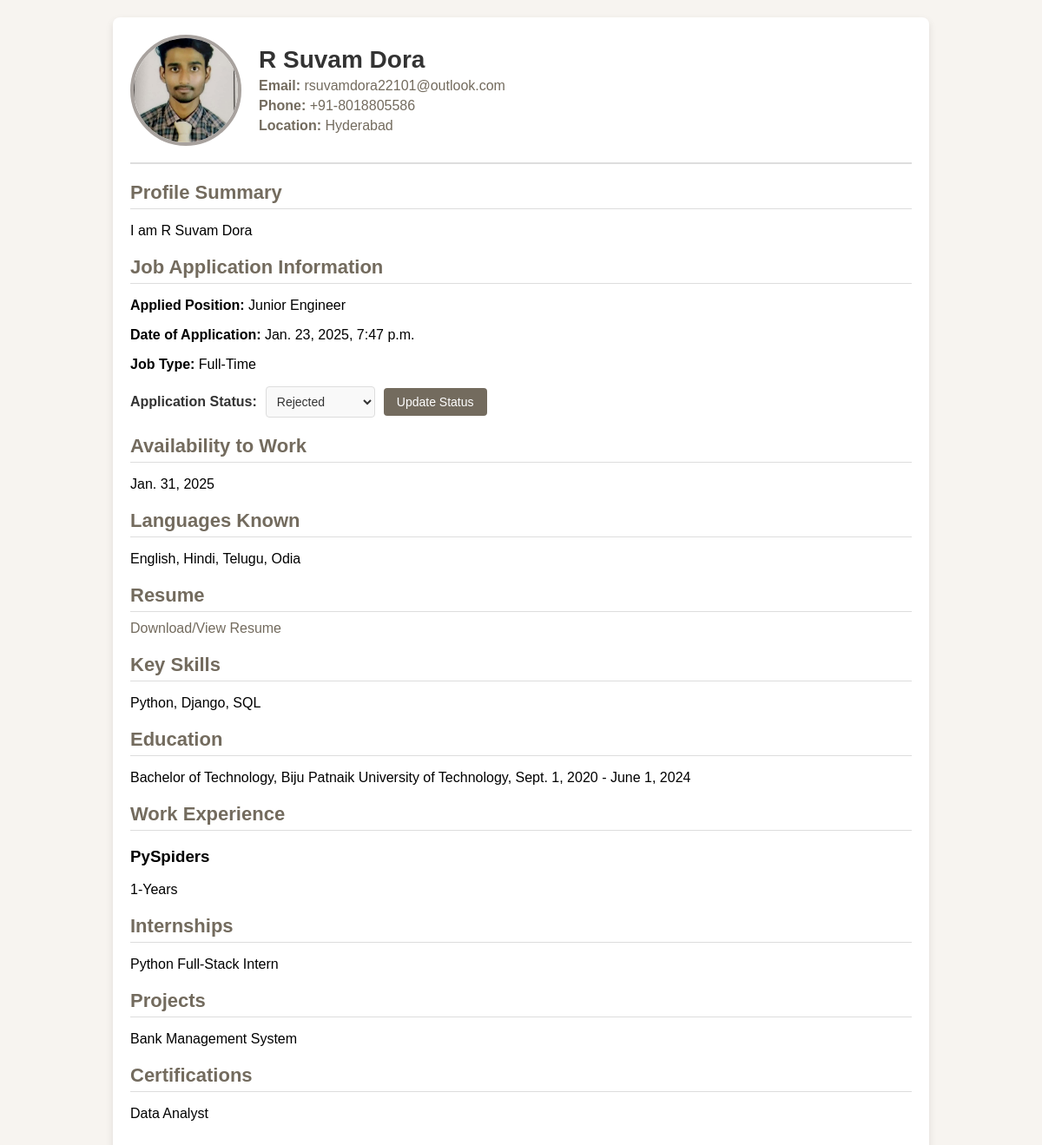
The app's page /profile-view/1 with its own data.
### job/models.py (models this page shows, shortened)
class ApplicantDetails(models.Model):
    fname = models.CharField(max_length=80)
    pic = models.ImageField(upload_to='passphotos/', blank=True, null=True)
    email = models.EmailField()
    phno = models.PositiveBigIntegerField()
    gen = models.CharField(max_length=10)
    dob = models.DateField()
    add = models.CharField(max_length=200)
    hq = models.CharField(max_length=100)
    un = models.CharField(max_length=200)
    sd = models.DateField()
    ed = models.DateField()
    we = models.IntegerField()
    pc = models.CharField(max_length=200)
    pjt = models.CharField(max_length=50)
    pjl = models.CharField(max_length=100)
    atw = models.DateField()
    ks = models.CharField(max_length=500)
    lk = models.CharField(max_length=200)
    intern = models.CharField(max_length=500)
    proj = models.CharField(max_length=5000)
    certi = models.CharField(max_length=1000)
    ps = models.CharField(max_length=500)
    resume = models.FileField(upload_to='pdfs/')
    jt = models.CharField(max_length=300)
    cn = models.CharField(max_length=200)
    jl = models.CharField(max_length=150, null=True)
    cl = models.ImageField(upload_to='logos/', blank=True, null=True)
    jtyp = models.CharField(max_length=100, null=True)
    er = models.CharField(max_length=500, null=True)
    kysk = models.CharField(max_length=1000, null=True)
    exp = models.PositiveIntegerField(null=True)
    abtcomp = models.CharField(max_length=2000, null=True)
    pos = models.PositiveIntegerField(null=True)
    jd = models.CharField(max_length=5000, null=True)
    jr = models.CharField(max_length=4000, null=True)
    sal = models.CharField(max_length=150, null=True)
    al = models.CharField(max_length=300, null=True)
    ld = models.DateField(default='2025-01-01')
    ad = models.DateTimeField(auto_now_add=True)
    STATUS_CHOICES = [
        ('Applied', 'Applied'),
        ('Under_Review', 'Under_Review'),
        ('Shortlisted', 'Shortlisted'),
        ('Hired', 'Hired'),
    ]
    status = models.CharField(max_length=20, default='Applied', choices=STATUS_CHOICES)
    progress_percentage = models.IntegerField(default=0)

### job/views.py (the view)
# urls.py: path('profile-view/<int:vk>',views.profile_view,name='pro_view'),
def profile_view(request,vk):
    appldsek = ApplicantDetails.objects.get(id = vk)
    if request.method == 'POST':
        appldsek.status = request.POST.get('application_status')
        appldsek.save()
    context = {
        'appldsek':appldsek
    }
    return render(request,'profile_view.html',context)

### job/templates/profile_view.html (shortened to what this page needs)
<!DOCTYPE html>
{% load static %}
<html lang="en">
<head>
    <link rel="stylesheet" href="{% static 'CSS/profile_view.css' %}">
</head>
<body>
    <div class="profile-container">
        <div class="header">
            <div class="profile-photo">
                <img src="{{ appldsek.pic.url }}" alt="Job Seeker Photo">
            </div>
            <div class="basic-info">
                <h1>{{ appldsek.fname }}</h1>
                <p><b>Email:</b> {{ appldsek.email }}</p>
                <p><b>Phone:</b> +91-{{ appldsek.phno }}</p>
                <p><b>Location:</b> {{ appldsek.pjl }}</p>
            </div>
        </div>
        <div class="profile-summary">
            <h2>Profile Summary</h2>
            <p>{{ appldsek.ps }}</p>
        </div>
        <div class="application-info">
            <h2>Job Application Information</h2>
            <p><b>Applied Position:</b> {{ appldsek.jt }}</p>
            <p><b>Date of Application:</b> {{ appldsek.ad }}</p>
            <p><b>Job Type:</b> {{ appldsek.jtyp }}</p>
            <form method="POST">
                <label for="application_status"><b>Application Status:</b></label>
                <select id="application_status" name="application_status">
                    <option value="Rejected" {% if appldsek.status == 'Rejected' %}selected{% endif %}>Rejected</option>
                </select>
                <button type="submit">Update Status</button>
            </form>
        </div>
        <div class="availability">
            <h2>Availability to Work</h2>
            <p>{{ appldsek.atw }}</p>
        </div>
        <div class="languages-known">
            <h2>Languages Known</h2>
            <p>{{ appldsek.lk }}</p>
        </div>
        <div class="resume">
            <h2>Resume</h2>
            <a href="{{ appldsek.resume.url }}" target="_blank">Download/View Resume</a>
        </div>
        <div class="skills">
            <h2>Key Skills</h2>
            <p>{{ appldsek.ks }}</p>
        </div>
        <div class="education">
            <h2>Education</h2>
            <p>{{ appldsek.hq }}, {{ appldsek.un }}, {{ appldsek.sd }} - {{ appldsek.ed }}</p>
        </div>
        <div class="experience">
            <h2>Work Experience</h2>
            <div class="experience-item">
                <h3>{{ appldsek.pc }}</h3>
                <p>{{ appldsek.we }}-Years</p>
            </div>
        </div>
        <div class="internships">
            <h2>Internships</h2>
            <p>{{ appldsek.intern }}</p>
        </div>
        <div class="projects">
            <h2>Projects</h2>
            <p>{{ appldsek.proj }}</p>
        </div>
        <div class="certifications">
            <h2>Certifications</h2>
            <p>{{ appldsek.certi }}</p>
        </div>
    </div>
</body>
</html>

### job/static/CSS/profile_view.css (style rules this page uses)
body { font-family: Arial, sans-serif; background-color: #f7f4f0; margin: 0; padding: 20px; animation: fadeIn 1s ease-in; }
.profile-container { max-width: 900px; margin: 0 auto; background-color: #ffffff; border-radius: 8px; box-shadow: 0 4px 10px rgba(0, 0, 0, 0.1); padding: 20px; animation: slideIn 1.2s ease-in-out; }
.header { display: flex; align-items: center; border-bottom: 2px solid #ddd; padding-bottom: 15px; margin-bottom: 20px; }
.profile-photo img { border-radius: 50%; width: 120px; height: 120px; object-fit: cover; margin-right: 20px; border: 4px solid #a8a29e; animation: pulse 2s infinite; }
.basic-info h1 { font-size: 28px; margin: 0; color: #333333; }
.basic-info p { margin: 5px 0; color: #736b5e; }
.application-info, .resume, .skills, .education, .experience, .internships, .projects, .certifications, .languages-known, .availability, .profile-summary { margin-bottom: 20px; }
h2 { font-size: 22px; color: #736b5e; margin-bottom: 10px; border-bottom: 1px solid #ddd; padding-bottom: 5px; animation: fadeIn 1.5s ease; }
a { color: #736b5e; text-decoration: none; }
button { background-color: #736b5e; color: white; padding: 8px 15px; border: none; border-radius: 4px; cursor: pointer; font-size: 14px; transition: background-color 0.3s; }
select { padding: 8px; border: 1px solid #ddd; border-radius: 4px; font-size: 14px; margin-right: 10px; color: #333333; background-color: #f9f9f9; }
form { display: flex; align-items: center; margin-top: 10px; }
label { font-weight: bold; margin-right: 10px; color: #333333; }

### records on screen
ApplicantDetails: pic (picture), fname "R Suvam Dora", email "rsuvamdora22101@outlook.com", phno "8018805586", pjl "Hyderabad", ps "I am R Suvam Dora", jt "Junior Engineer", ad "Jan. 23, 2025, 7:47 p.m.", jtyp "Full-Time", application_status "Rejected", atw "Jan. 31, 2025", lk "English, Hindi, Telugu, Odia", ks "Python, Django, SQL", hq "Bachelor of Technology", un "Biju Patnaik University of Technology", sd "Sept. 1, 2020", ed "June 1, 2024", pc "PySpiders", we "1", intern "Python Full-Stack Intern", proj "Bank Management System", certi "Data Analyst"
